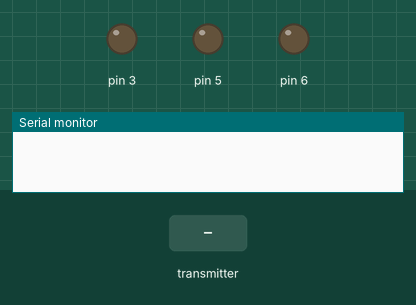
Bench run of a sketch on a simulated Arduino Uno, built with avr-gcc and run on an emulated ATmega328P. Parts: output pins drawn as LEDs (lit = HIGH), the last lines printed to the serial monitor. Inputs (shaded band) come from the test bench. No radio packets arrive unless stated.

Above: at 1.2 s.
1.3 s: the transmitter starts sending data.0 = 1023
At 1.78 s:
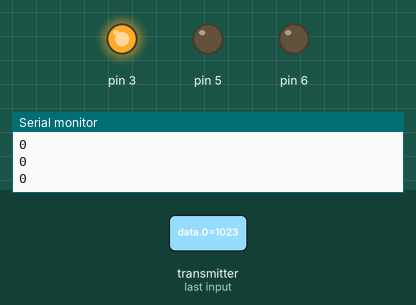
4.3 s: the transmitter starts sending data.1 = 256
At 4.7 s:
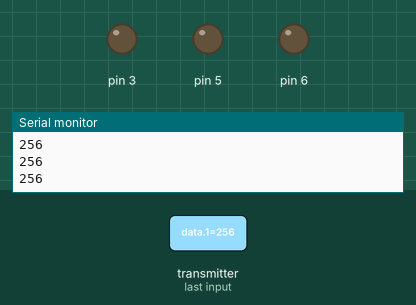
5.8 s: the transmitter starts sending data.1 = 0
At 6.28 s:
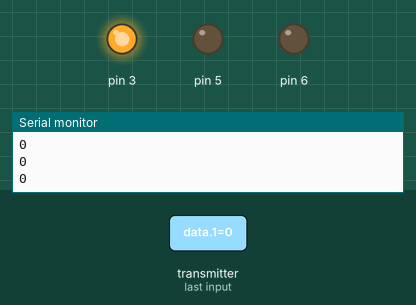
8.8 s: the transmitter starts sending data.1 = 512
At 9.4 s:
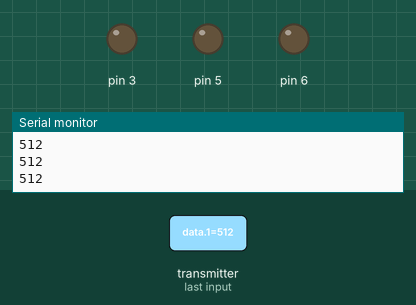
Timing chart, 0 to 11.3 s (numbered marks = the images above; inputs shaded):
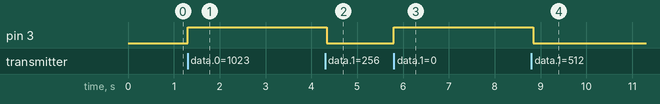

Measured:
- after the input at 1.3 s, pin 3: LOW → HIGH at once
- after the input at 4.3 s, pin 3: HIGH → LOW at once
- after the input at 5.8 s, pin 3: LOW → HIGH at once
- after the input at 8.8 s, pin 3: HIGH → LOW at once

The sketch:

FINAL_BELT.ino
```cpp
#include <SPI.h>
#include <nRF24L01.h>
#include <RF24.h>

RF24 nrf(9, 8);  // CE, CSN
const byte linkAddress[6] = "link1";
int data[2];
int output;
void setup()
{
  Serial.begin(9600);
  nrf.begin();
  pinMode(3,OUTPUT);
  pinMode(5,OUTPUT);
  pinMode(6,OUTPUT);
  nrf.openReadingPipe(0, linkAddress);  //set the address
  nrf.startListening();   //Set nrf as receiver
}
void loop()
{
//   Serial.println("A");
//   Serial.println("B")  ;
   if (nrf.available())  //Read the data if available in buffer
     {
      nrf.read(&data, sizeof(data));
      Serial.println(data[1] );

      if(data[1]==0)
      analogWrite(3,data[0]);
      if(data[1]==1)
      analogWrite(5,data[0]);
      if(data[1]==2)
      analogWrite(6,data[0]);
      delay(50);
      digitalWrite(3,LOW);
      digitalWrite(5,LOW);
      digitalWrite(6,LOW);
     }
}
```
